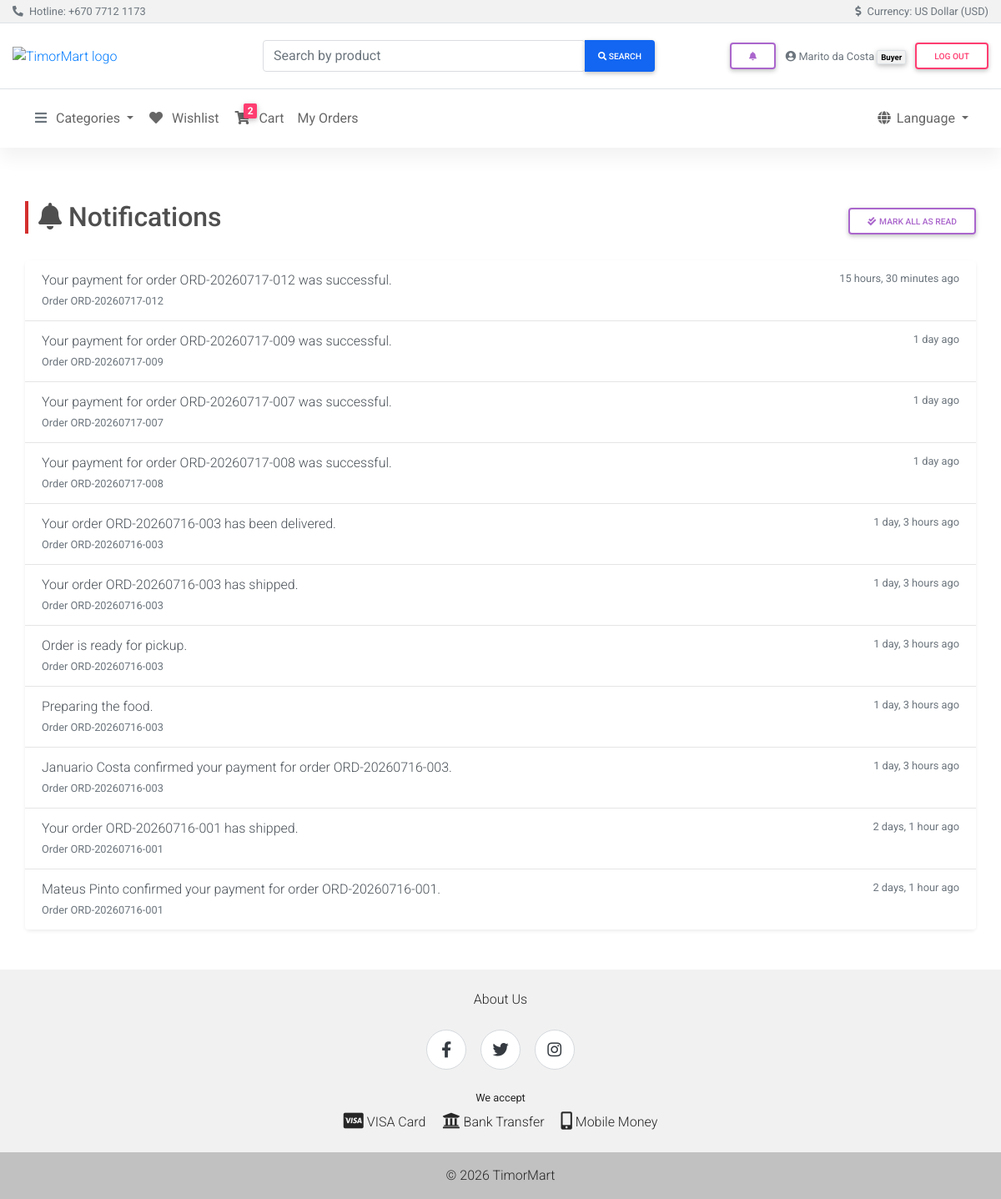
/notifications/ (signed in), run on the app's committed database.
### olretail/payment_models.py (models this page shows, shortened)
class Notification(models.Model):
    recipient = models.ForeignKey(User, on_delete=models.CASCADE, related_name='notifications')
    order = models.ForeignKey(
        'olretail.Order', on_delete=models.CASCADE, null=True, blank=True, related_name='notifications'
    )
    message = models.TextField()
    is_read = models.BooleanField(default=False)
    created_at = models.DateTimeField(auto_now_add=True)
    class Meta:
        ordering = ['-created_at']
        indexes = [
            models.Index(fields=['recipient', 'is_read', '-created_at']),
        ]

class Order(models.Model):
    order_number = models.CharField(max_length=20, unique=True)
    buyer = models.ForeignKey(User, on_delete=models.PROTECT, related_name='orders')
    seller = models.ForeignKey('olretail.Seller', on_delete=models.PROTECT)
    product = models.ForeignKey('olretail.Product', on_delete=models.PROTECT)
    quantity = models.PositiveIntegerField()
    price_per_unit = models.DecimalField(max_digits=13, decimal_places=2)
    subtotal = models.DecimalField(max_digits=13, decimal_places=2)
    commission_amount = models.DecimalField(max_digits=13, decimal_places=2, default=0)
    payment_fee = models.DecimalField(max_digits=13, decimal_places=2, default=0)
    delivery_fee = models.DecimalField(max_digits=13, decimal_places=2, default=0)
    total = models.DecimalField(max_digits=13, decimal_places=2)
    status = models.CharField(
        max_length=20,
        choices=OrderStatus.choices,
        default=OrderStatus.PENDING_PAYMENT,
        db_index=True,
    )
    food_status = models.CharField(
        max_length=20, choices=FoodOrderStatus.choices, blank=True,
    )
    payment_method = models.CharField(
        max_length=20,
        choices=PaymentMethod.choices,
        default=PaymentMethod.STRIPE,
    )
    payment = models.ForeignKey(
        'Payment', on_delete=models.SET_NULL, null=True, blank=True, related_name='orders'
    )
    created_at = models.DateTimeField(auto_now_add=True)
    payment_reported_at = models.DateTimeField(null=True, blank=True)
    paid_at = models.DateTimeField(null=True, blank=True)
    shipped_at = models.DateTimeField(null=True, blank=True)
    delivered_at = models.DateTimeField(null=True, blank=True)
    delivery_address = models.TextField()
    delivery_city = models.ForeignKey(
        'olretail.City', on_delete=models.PROTECT, null=True, blank=True, related_name='deliveries',
    )
    delivery_phone = models.CharField(max_length=40)
    estimated_delivery = models.DateField(null=True, blank=True)
    courier_name = models.CharField(max_length=100, blank=True)
    tracking_number = models.CharField(max_length=100, blank=True)
    assigned_courier = models.ForeignKey(
        'olretail.Courier', on_delete=models.SET_NULL, null=True, blank=True, related_name='deliveries'
    )
    delivery_photo = models.ImageField(upload_to='delivery_proofs/%Y/%m/', null=True, blank=True)
    buyer_notes = models.TextField(blank=True)
    admin_notes = models.TextField(blank=True)
    class Meta:
        ordering = ['-created_at']
        indexes = [
            models.Index(fields=['buyer', '-created_at']),
            models.Index(fields=['seller', '-created_at']),
            models.Index(fields=['status', '-created_at']),
        ]

### olretail/payment_views.py (the view)
# urls.py: path("notifications/", payment_views.notifications, name="notifications"),
@login_required
def notifications(request):
    notification_list = Notification.objects.filter(recipient=request.user).select_related('order')[:100]
    return render(request, 'olretail/notifications.html', {'notification_list': notification_list})

### accounts/roles.py (called while the page is built)
def is_buyer(user):
    if not user.is_authenticated or user.is_staff:
        return False
    return hasattr(user, "buyer") or user.groups.filter(name=BUYER_GROUP).exists()

def is_seller(user):
    if not user.is_authenticated or user.is_staff:
        return False
    return hasattr(user, "seller")

def is_courier(user):
    if not user.is_authenticated or user.is_staff:
        return False
    return hasattr(user, "courier")

### olretail/context_processors.py (called while the page is built)
def categories(request):
    return {"categories": Category.objects.all()}

def roles(request):
    from accounts.roles import is_buyer, is_courier, is_seller  # local import: avoid app-load cycle
    return {
        "is_buyer": is_buyer(request.user),
        "is_seller": is_seller(request.user),
        "is_courier": is_courier(request.user),
    }

def notifications(request):
    if not request.user.is_authenticated:
        return {"unread_notification_count": 0, "recent_notifications": []}
    qs = Notification.objects.filter(recipient=request.user).select_related("order")
    return {
        "unread_notification_count": qs.filter(is_read=False).count(),
        "recent_notifications": qs[:8],
    }

def cart_count(request):
    if not request.user.is_authenticated:
        return {"cart_count": 0}
    return {"cart_count": Cart.objects.filter(buyer=request.user).count()}

def wishlist_count(request):
    if not request.user.is_authenticated:
        return {"wishlist_count": 0}
    return {"wishlist_count": Wishlist.objects.filter(buyer=request.user).count()}

### templates/olretail/notifications.html (shortened to what this page needs)
{% extends "shared/base.html" %}
{% load i18n %}
{% block content %}
<main class="py-5">
  <div class="container-fluid">
    <div class="row mb-4 align-items-center">
      <div class="col-md-8">
        <h1 class="h2 page-header-bar">
          <i class="fas fa-bell mr-2"></i>{% trans "Notifications" %}
        </h1>
      </div>
      <div class="col-md-4 text-right">
        {% if notification_list %}
        <form method="post" action="{% url 'olretail:notifications_mark_all_read' %}">
          <button type="submit" class="btn btn-sm btn-outline-secondary">
            <i class="fas fa-check-double mr-1" aria-hidden="true"></i>{% trans "Mark all as read" %}
          </button>
        </form>
        {% endif %}
      </div>
    </div>
    {% if notification_list %}
    <div class="card border-0 shadow-sm">
      <div class="list-group list-group-flush">
        {% for n in notification_list %}
        <a href="{% url 'olretail:notification_open' n.pk %}"
           class="list-group-item list-group-item-action {% if not n.is_read %}list-group-item-light font-weight-bold{% endif %}">
          <div class="d-flex justify-content-between align-items-start">
            <span>
              {{ n.message }}
            </span>
            <small class="text-muted text-nowrap ml-3">{{ n.created_at|timesince }} {% trans "ago" %}</small>
          </div>
          {% if n.order %}
          <small class="text-muted">{% trans "Order" %} {{ n.order.order_number }}</small>
          {% endif %}
        </a>
        {% endfor %}
      </div>
    </div>
    {% else %}
    <div class="alert alert-info d-flex align-items-center" role="alert">
      <i class="fas fa-info-circle mr-3 fa-2x"></i>
      <div>{% trans "No notifications yet." %}</div>
    </div>
    {% endif %}
  </div>
</main>
{% endblock %}

### templates/shared/header.html (shortened to what this page needs)
{% load i18n %}
{% load static %}
<header>
  <div class="bg-light border-bottom py-1">
    <div class="container-fluid d-flex flex-wrap justify-content-between align-items-center small text-muted">
      <div>
        <i class="fas fa-phone-alt mr-1" aria-hidden="true"></i>
        {% trans 'Hotline' %}: <a href="tel:+67077121173" class="text-muted">+670 7712 1173</a>
      </div>
      <div>
        <i class="fas fa-dollar-sign mr-1" aria-hidden="true"></i>
        {% trans 'Currency' %}: {% trans 'US Dollar (USD)' %}
      </div>
    </div>
  </div>
  <div class="container-fluid">
    <div class="row jumbotron white border-bottom mb-0 py-3 align-items-center">
      <div class="col-md-3 my-1">
        <a href="{% url 'olretail:index' %}" aria-label="{% trans 'Home' %}">
          <img src="{% static 'mdb/img/logo.png' %}" class="brand-logo" alt="TimorMart logo">
        </a>
      </div>
      <div class="col-md-5 my-1">
        <form action="{% url 'olretail:search' %}" method="get" role="search">
          <div class="md-form md-outline input-group md-input-group w-100 my-0">
            <input type="search" class="form-control mb-0" name="q" value="{{ query|default:'' }}"
                   placeholder="{% trans 'Search by product' %}" aria-label="{% trans 'Search by product' %}">
            <div class="input-group-append">
              <button class="btn btn-primary btn-md px-3 m-0" type="submit">
                <i class="fa fa-search" aria-hidden="true"></i>
                <span class="d-none d-sm-inline"> {% trans 'Search' %}</span>
              </button>
            </div>
          </div>
        </form>
      </div>
      <div class="col-md-4 my-1 text-md-right">
        {% if user.is_authenticated %}
        <div class="dropdown d-inline-block mr-2">
          <a class="btn btn-sm btn-outline-secondary my-0 position-relative" href="#" role="button"
             id="notificationsDropdown" data-toggle="dropdown" aria-haspopup="true" aria-expanded="false"
             aria-label="{% trans 'Notifications' %}">
            <i class="fas fa-bell" aria-hidden="true"></i>
          </a>
        </div>
        <span class="text-muted small mr-2">
          <i class="fas fa-user-circle" aria-hidden="true"></i>
          {{ user.get_full_name|default:user.username }}
          {% if user.is_staff %}<span class="badge badge-dark">{% trans 'Administrator' %}</span>
          {% elif is_buyer and is_seller %}<span class="badge badge-light border">{% trans 'Buyer & Seller' %}</span>
          {% elif is_seller %}<span class="badge badge-light border">{% trans 'Seller' %}</span>
          {% elif is_buyer %}<span class="badge badge-light border">{% trans 'Buyer' %}</span>{% endif %}
        </span>
        <form action="{% url 'accounts:logout' %}" method="post" class="d-inline">
          <button type="submit" class="btn btn-sm btn-outline-danger my-0">{% trans 'Log out' %}</button>
        </form>
        {% else %}
        <a href="{% url 'accounts:login' %}" class="btn btn-sm btn-outline-primary my-0">{% trans 'Sign in' %}</a>
        <a href="{% url 'accounts:register' %}" class="btn btn-sm btn-primary my-0">{% trans 'Sign up' %}</a>
        {% endif %}
      </div>
    </div>
  </div>
  <nav class="navbar navbar-expand-lg sticky-top navbar-light white">
    <div class="container-fluid">
      <div class="collapse navbar-collapse" id="mainNav">
        <ul class="navbar-nav align-items-start">
          <li class="nav-item dropdown">
            <a class="nav-link dropdown-toggle" data-toggle="dropdown" href="#" role="button"
               aria-haspopup="true" aria-expanded="false">
              <i class="fas fa-bars text-muted mr-2" aria-hidden="true"></i>{% trans 'Categories' %}
            </a>
          </li>
          {% if is_buyer %}
          <li class="nav-item">
            <a class="nav-link" href="{% url 'olretail:wishlist' %}" id="wishlist-nav-link">
              <span class="position-relative d-inline-block mr-1">
                <i class="fas fa-heart" aria-hidden="true"></i>
              </span>
              {% trans 'Wishlist' %}
            </a>
          </li>
          <li class="nav-item">
            <a class="nav-link" href="{% url 'olretail:cart' %}" id="cart-nav-link">
              <span class="position-relative d-inline-block mr-1">
                <i class="fas fa-shopping-cart" aria-hidden="true"></i>
                <span class="badge badge-danger notif-badge {% if not cart_count %}d-none{% endif %}" id="cart-count-badge">{{ cart_count }}</span>
              </span>
              {% trans 'Cart' %}
            </a>
          </li>
          <li class="nav-item">
            <a class="nav-link" href="{% url 'olretail:buyer_orders' %}">{% trans 'My Orders' %}</a>
          </li>
          {% endif %}
        </ul>
        <ul class="navbar-nav ml-md-auto align-items-start">
          <li class="nav-item dropdown">
            <a class="nav-link dropdown-toggle" data-toggle="dropdown" href="#" role="button"
               aria-haspopup="true" aria-expanded="false">
              <i class="fas fa-globe mr-1" aria-hidden="true"></i>{% trans 'Language' %}
            </a>
          </li>
        </ul>
      </div>
    </div>
  </nav>
</header>

### templates/shared/base.html (style rules this page uses)
main { min-height: 60vh; }
.page-header-bar { border-left: 4px solid #d32f2f; padding-left: .75rem; }
html { scroll-behavior: smooth; }
img { max-width: 100%; }
.card-body, td, .alert, .list-group-item { overflow-wrap: anywhere; }

### templates/shared/header.html (style rules this page uses)
.notif-badge { position: absolute; top: -6px; right: -6px; }
.brand-logo { height: 110px; width: auto; max-width: 100%; }

### data on the page
Notification: message "Your payment for order ORD-20260717-012 was successful.", created_at "15 hours, 30 minutes", order.order_number "ORD-20260717-012"
Notification: message "Your payment for order ORD-20260717-009 was successful.", created_at "1 day", order.order_number "ORD-20260717-009"
Notification: message "Your payment for order ORD-20260717-007 was successful.", created_at "1 day", order.order_number "ORD-20260717-007"
Notification: message "Your payment for order ORD-20260717-008 was successful.", created_at "1 day", order.order_number "ORD-20260717-008"
Notification: message "Your order ORD-20260716-003 has been delivered.", created_at "1 day, 3 hours", order.order_number "ORD-20260716-003"
Notification: message "Your order ORD-20260716-003 has shipped.", created_at "1 day, 3 hours", order.order_number "ORD-20260716-003"
Notification: message "Order is ready for pickup.", created_at "1 day, 3 hours", order.order_number "ORD-20260716-003"
Notification: message "Preparing the food.", created_at "1 day, 3 hours", order.order_number "ORD-20260716-003"
Notification: message "Januario Costa confirmed your payment for order ORD-20260716-003.", created_at "1 day, 3 hours", order.order_number "ORD-20260716-003"
Notification: message "Your order ORD-20260716-001 has shipped.", created_at "2 days, 1 hour", order.order_number "ORD-20260716-001"
Notification: message "Mateus Pinto confirmed your payment for order ORD-20260716-001.", created_at "2 days, 1 hour", order.order_number "ORD-20260716-001"

### other printed values
{{ user.get_full_name|default:user.username }} "Marito da Costa"
{{ cart_count }} "2"
